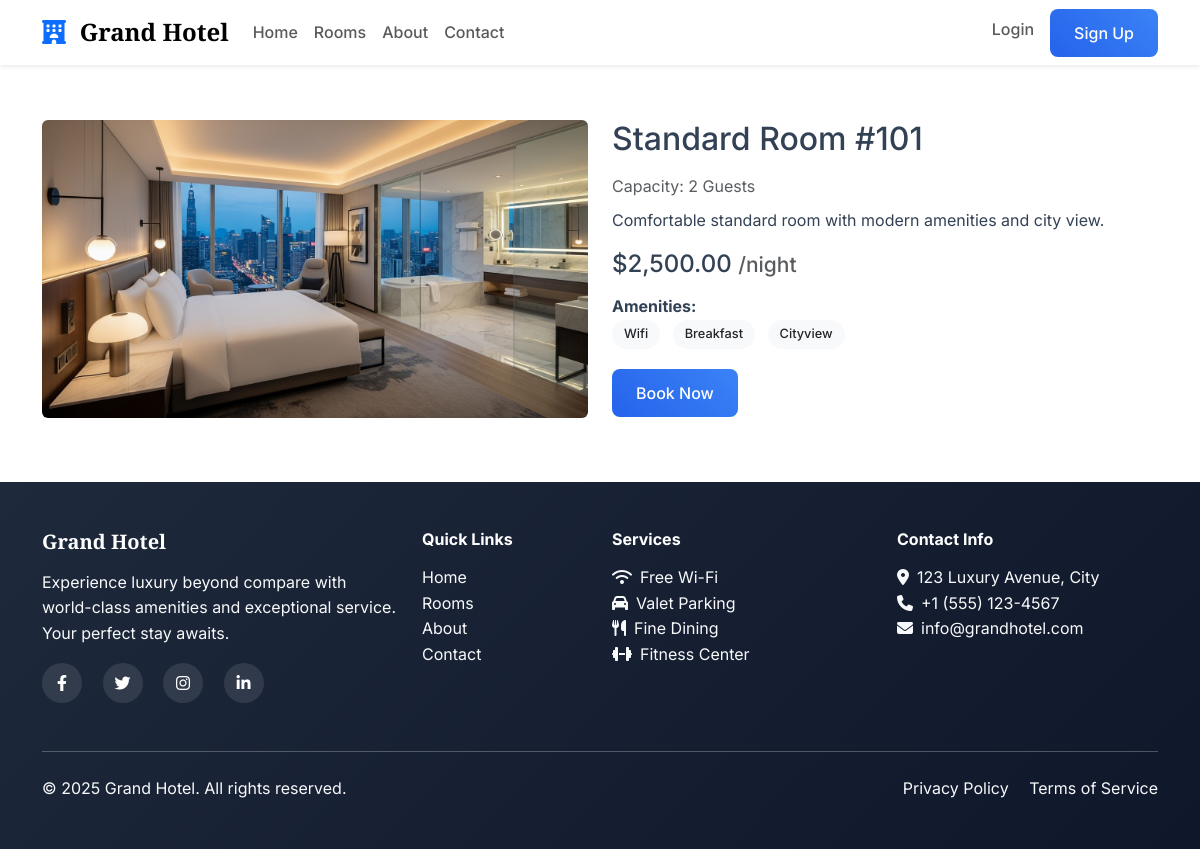
/room-details.php?id=1, run on the app's committed database.
### tables this page shows
CREATE TABLE rooms (
    id INT AUTO_INCREMENT PRIMARY KEY,
    room_number VARCHAR(10) UNIQUE NOT NULL,
    room_type ENUM('standard', 'deluxe', 'suite', 'presidential') NOT NULL,
    capacity INT NOT NULL,
    price_per_night DECIMAL(10,2) NOT NULL,
    description TEXT,
    amenities JSON,
    image_url VARCHAR(255),
    is_available BOOLEAN DEFAULT TRUE,
    created_at TIMESTAMP DEFAULT CURRENT_TIMESTAMP
);

### classes/Room.php (called while the page is built, shortened)
<?php
class Room {
    private $conn;
    private $table_name = "rooms";
    public function __construct($db) {
        $this->conn = $db;
    }
    public function getRoomById($id) {
        $query = "SELECT * FROM " . $this->table_name . " WHERE id = :id";
        $stmt = $this->conn->prepare($query);
        $stmt->bindParam(":id", $id);
        $stmt->execute();
        if($stmt->rowCount() > 0) {
            return $stmt->fetch(PDO::FETCH_ASSOC);
        }
        return false;
    }
}
?>

### room-details.php (the view, shortened to what this page needs)
<?php
include 'classes/Room.php';
include 'includes/header.php';
$database = new Database();
$db = $database->getConnection();
$room = new Room($db);
$room_id = isset($_GET['id']) ? intval($_GET['id']) : 0;
$room_data = $room->getRoomById($room_id);
$amenities = json_decode($room_data['amenities'], true) ?: [];
?>
<div class="container mt-5">
    <div class="row">
        <div class="col-md-6">
            <img src="<?php echo $room_data['image_url'] ?: 'https://images.unsplash.com/photo-1611892440504-42a792e24d32?ixlib=rb-4.0.3&w=600'; ?>" class="img-fluid rounded mb-3" alt="Room Image">
        </div>
        <div class="col-md-6">
            <h2 class="mb-3"><?php echo ucfirst($room_data['room_type']); ?> Room #<?php echo $room_data['room_number']; ?></h2>
            <p class="text-muted mb-2">Capacity: <?php echo $room_data['capacity']; ?> <?php echo $room_data['capacity'] == 1 ? 'Guest' : 'Guests'; ?></p>
            <p class="mb-3"><?php echo $room_data['description']; ?></p>
            <h4 class="mb-3">$<?php echo number_format($room_data['price_per_night'], 2); ?> <small class="text-muted">/night</small></h4>
            <?php if (!empty($amenities)): ?>
            <div class="mb-3">
                <strong>Amenities:</strong>
                <ul class="list-inline">
                    <?php foreach ($amenities as $amenity): ?>
                        <li class="list-inline-item badge bg-light text-dark mb-1"><?php echo ucfirst($amenity); ?></li>
                    <?php endforeach; ?>
                </ul>
            </div>
            <?php endif; ?>
            <?php if ($room_data['is_available']): ?>
                <a href="booking.php?room_id=<?php echo $room_data['id']; ?>" class="btn btn-primary">Book Now</a>
            <?php else: ?>
                <button class="btn btn-secondary" disabled>Occupied</button>
            <?php endif; ?>
        </div>
    </div>
</div>
<?php include 'includes/footer.php'; ?>

### assets/css/style.css (style rules this page uses)
:root { --primary-color: #2563eb; --secondary-color: #f59e0b; --dark-color: #1e293b; --light-color: #f8fafc; --accent-color: #10b981; --border-radius: 0.5rem; }
body { font-family: 'Inter', sans-serif; line-height: 1.6; color: #334155; }
.btn-primary { background: linear-gradient(45deg, var(--primary-color), #3b82f6); border: none; border-radius: var(--border-radius); padding: 0.75rem 1.5rem; font-weight: 500; transition: all 0.3s ease; position: relative; overflow: hidden; }
.btn-primary::before { content: ''; position: absolute; top: 0; left: -100%; width: 100%; height: 100%; background: linear-gradient(90deg, transparent, rgba(255,255,255,0.2), transparent); transition: left 0.5s; }
.badge { padding: 0.5rem 0.75rem; border-radius: 50px; font-weight: 500; font-size: 0.8rem; }

### data on the page
rooms: image_url (picture), room_type "Standard", room_number "101", capacity "2", description "Comfortable standard room with modern amenities and city view.", price_per_night "2,500.00", amenities "Wifi", amenities "Breakfast", amenities "Cityview"
